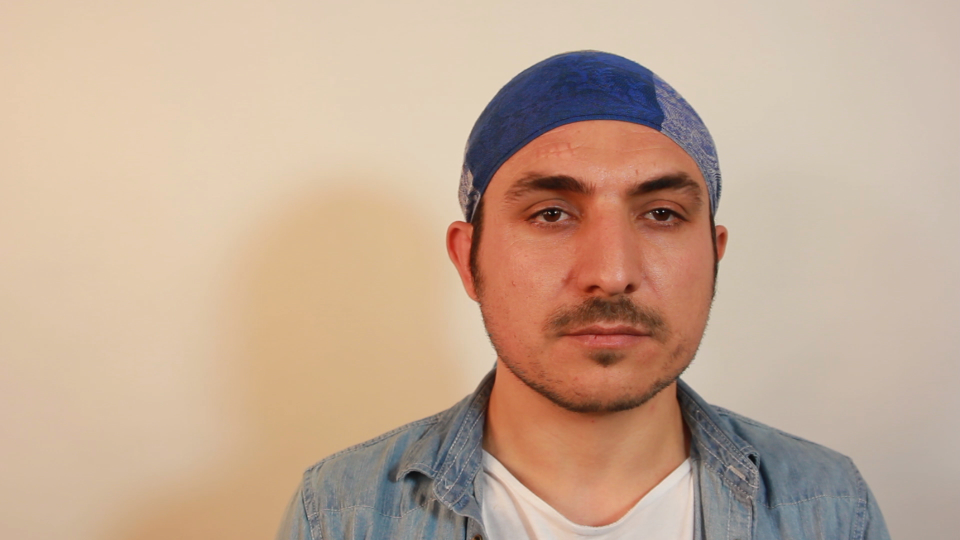
%> input picture Sequence/Data/SceneFlowTestData/sfTest_065_left.png, 1920 x 1080 px (shown at 1/2 size)
$ octave generateSceneFlowTestData.m   (GNU Octave 9; MATLAB toolbox functions it lacks are replaced by stand-ins)
%> lines starting %> are read from the running program, lines starting %| are printed output that depends on the picture
% [34 lines of commented-out code are left out]

ILeftT0 = im2double(imread('sfTest_065_left.png'));
ILeftT1 = im2double(imread('sfTest_066_left.png'));
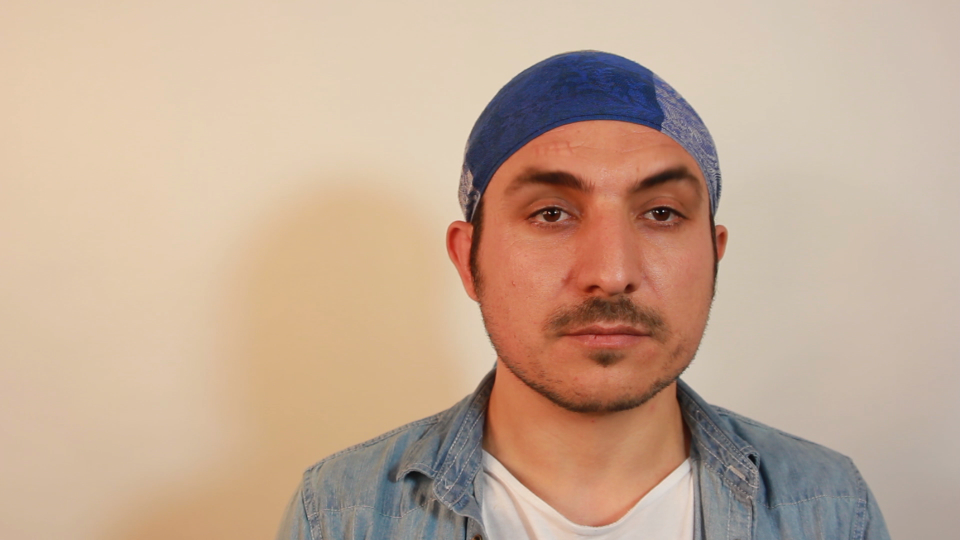
%> input picture Sequence/Data/SceneFlowTestData/sfTest_066_left.png, 1920 x 1080 px (shown at 1/2 size)

IRightT0 = im2double(imread('sfTest_065_right.png'));
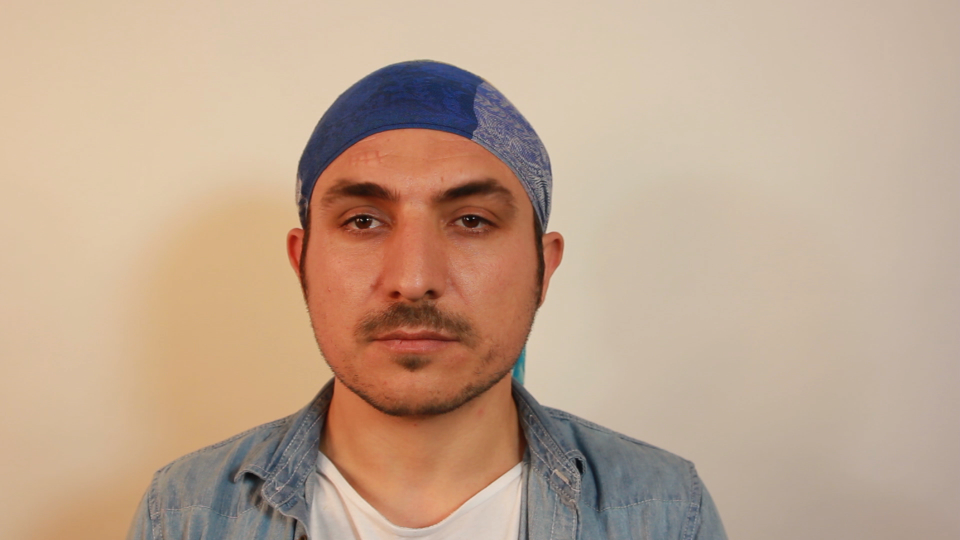
%> input picture Sequence/Data/SceneFlowTestData/sfTest_065_right.png, 1920 x 1080 px (shown at 1/2 size)
IRightT1 = im2double(imread('sfTest_066_right.png'));
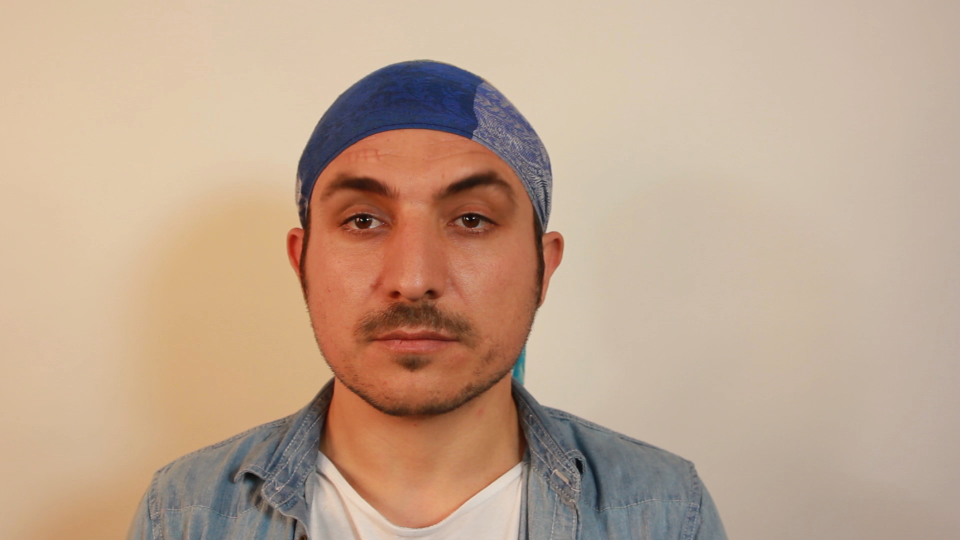
%> input picture Sequence/Data/SceneFlowTestData/sfTest_066_right.png, 1920 x 1080 px (shown at 1/2 size)

% ========== reconstruct both image pairs

%> (the run ends here)
